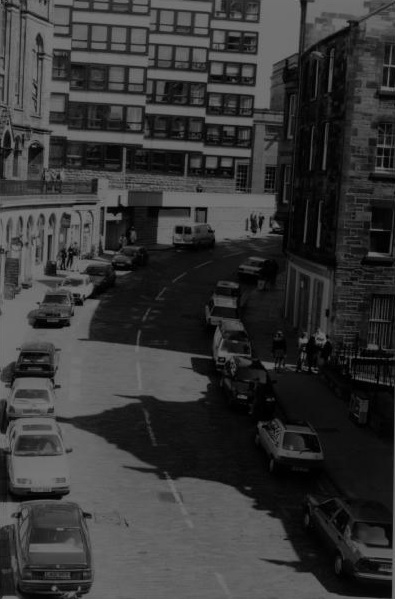
%> input picture Assign1/Uexposed1.jpg, 395 x 599 px
$ octave Problem4.m   (GNU Octave 9; MATLAB toolbox functions it lacks are replaced by stand-ins)
%> lines starting %> are read from the running program, lines starting %| are printed output that depends on the picture
% Matlab code for problem 4-Laplacian Enhancement
% defining the simple laplacian filter
lap1 = [0 1 0; 1 -4 1; 0 1 0];
% laplacian filter involving the diagonal pixels as well
lap2 = [1 1 1; 1 -8 1; 1 1 1];
% Creating the gaussian filter with size = [3 3] and sigma = 1
Gauss3 = fspecial('gaussian',[3 3],1);
% lap2 with negation
lap3 = [-1 -1 -1; -1 8 -1; -1 -1 -1];
Ue = imread('Uexposed1.jpg');
%> Ue is the input picture: size 599x395x3 uint8; min 0, max 128, mean 54.2
I = rgb2gray(Ue);
% filtering using gaussian filter
I = imfilter(I,Gauss3,'same');
% applying the Laplacian operator
I1 = imfilter(I,lap1,'conv');
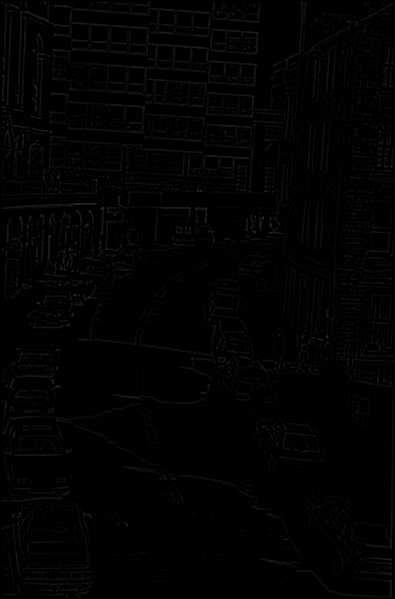
%> I1: size 599x395 uint8; min 0, max 46, mean 2.4
I1 = I - I1;
I2 = imfilter(I,lap2,'conv');
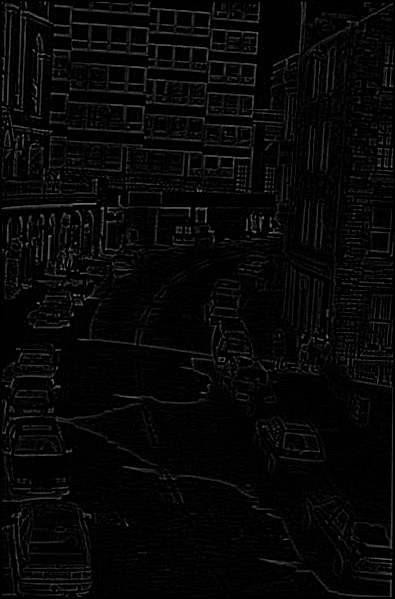
%> I2: size 599x395 uint8; min 0, max 129, mean 6.9
I2 = I - I2;
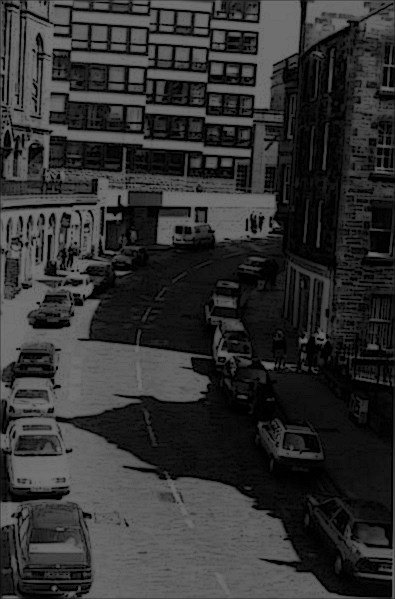
%> I2: size 599x395 uint8; min 0, max 117, mean 48.5
%I3 = imfilter(I,lap3);
figure, imshow(I); title('Uexposed Original');
figure, imshow(I1); title('Uexposed filtered using Laplacian');
figure, imshow(I2); title('Uexposed filtered using Laplacian diagonal');
%figure, imshow(I3); title('Uexposed filtered using Laplacian diagonal inverse');
Oe = imread('Oexposed.jpg');
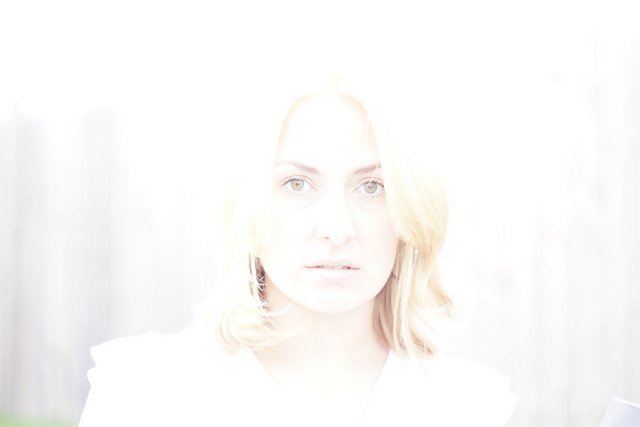
%> input picture Assign1/Oexposed.jpg, 640 x 427 px
%> Oe is the input picture: size 427x640x3 uint8; mean R, G, B 250.5, 249.3, 248.1
A = rgb2gray(Oe);
A = imfilter(A,Gauss3,'same');
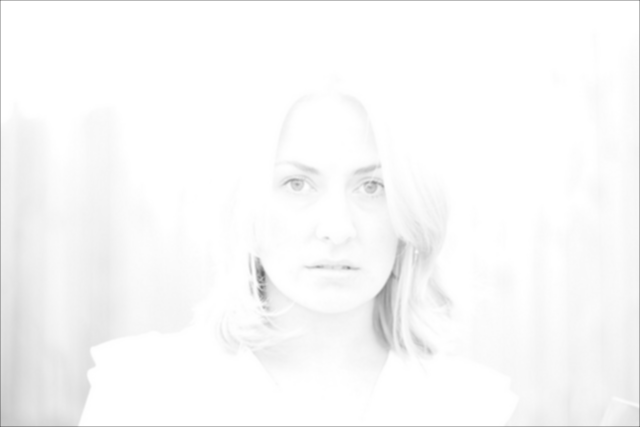
%> A: size 427x640 uint8; min 96, max 255, mean 249
A1 = imfilter(A,lap1,'conv');
A1 = A - A1;
A2 = imfilter(A,lap2,'conv');
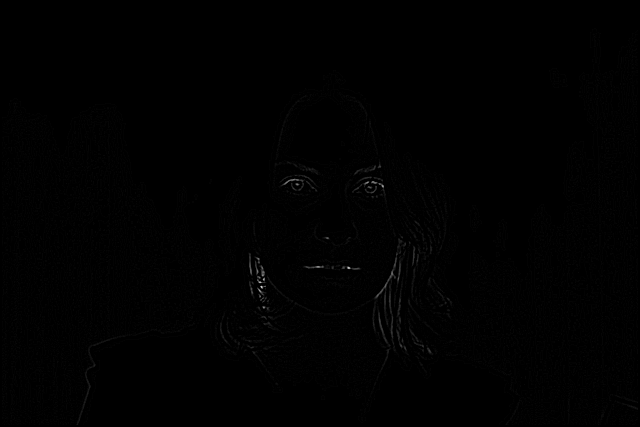
%> A2: size 427x640 uint8; min 0, max 206, mean 0.9
A2 = A - A2;
figure, imshow(A); title('Over exposed Original');
figure, imshow(A1); title('Over exposed using Laplacian filter');
figure, imshow(A2); title('Oexposed using Laplacian filter diagonal');
%end
